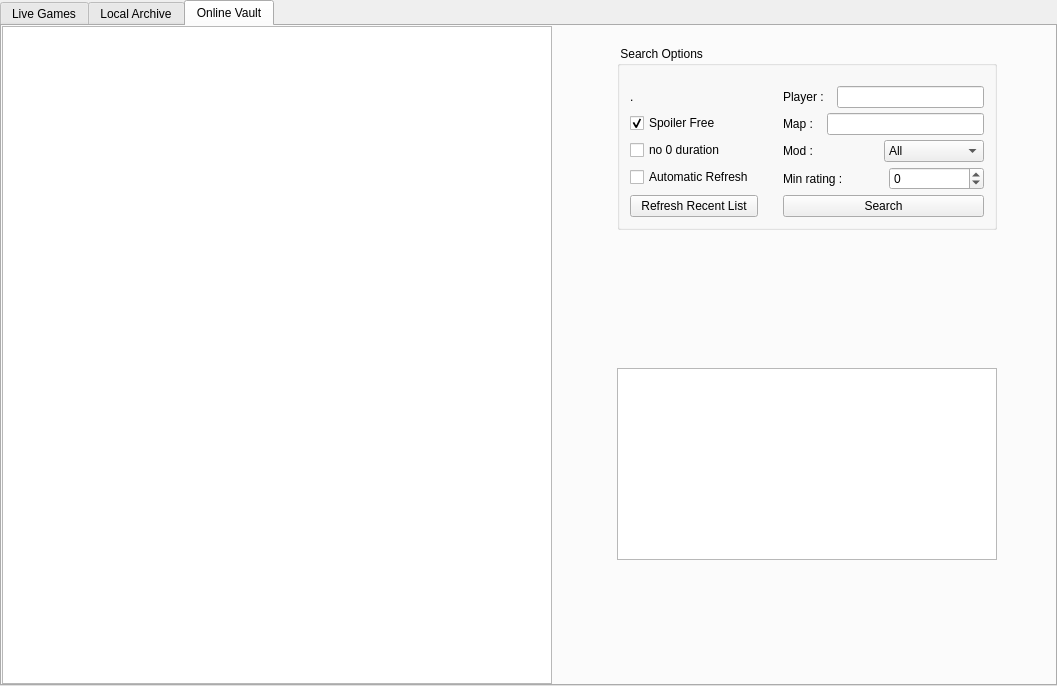
<?xml version="1.0" encoding="UTF-8"?>
<ui version="4.0">
 <class>topTabs</class>
 <widget class="QTabWidget" name="topTabs">
  <property name="geometry">
   <rect>
    <x>0</x>
    <y>0</y>
    <width>1057</width>
    <height>686</height>
   </rect>
  </property>
  <property name="windowTitle">
   <string>TabWidget</string>
  </property>
  <property name="currentIndex">
   <number>2</number>
  </property>
  <widget class="QWidget" name="liveTab">
   <attribute name="title">
    <string>Live Games</string>
   </attribute>
   <layout class="QGridLayout" name="gridLayout">
    <property name="margin">
     <number>0</number>
    </property>
    <item row="0" column="0">
     <widget class="QTreeWidget" name="liveTree">
      <property name="focusPolicy">
       <enum>Qt::NoFocus</enum>
      </property>
      <property name="selectionMode">
       <enum>QAbstractItemView::NoSelection</enum>
      </property>
      <property name="iconSize">
       <size>
        <width>32</width>
        <height>32</height>
       </size>
      </property>
      <property name="verticalScrollMode">
       <enum>QAbstractItemView::ScrollPerPixel</enum>
      </property>
      <property name="rootIsDecorated">
       <bool>false</bool>
      </property>
      <property name="sortingEnabled">
       <bool>true</bool>
      </property>
      <property name="allColumnsShowFocus">
       <bool>true</bool>
      </property>
      <property name="columnCount">
       <number>3</number>
      </property>
      <attribute name="headerVisible">
       <bool>false</bool>
      </attribute>
      <attribute name="headerDefaultSectionSize">
       <number>32</number>
      </attribute>
      <attribute name="headerStretchLastSection">
       <bool>false</bool>
      </attribute>
      <column>
       <property name="text">
        <string notr="true">1</string>
       </property>
      </column>
      <column>
       <property name="text">
        <string notr="true">2</string>
       </property>
      </column>
      <column>
       <property name="text">
        <string notr="true">3</string>
       </property>
      </column>
     </widget>
    </item>
   </layout>
  </widget>
  <widget class="QWidget" name="localTab">
   <attribute name="title">
    <string>Local Archive</string>
   </attribute>
   <layout class="QGridLayout" name="gridLayout_2">
    <property name="margin">
     <number>0</number>
    </property>
    <item row="0" column="0">
     <widget class="QTreeWidget" name="myTree">
      <property name="focusPolicy">
       <enum>Qt::NoFocus</enum>
      </property>
      <property name="alternatingRowColors">
       <bool>false</bool>
      </property>
      <property name="selectionMode">
       <enum>QAbstractItemView::NoSelection</enum>
      </property>
      <property name="selectionBehavior">
       <enum>QAbstractItemView::SelectRows</enum>
      </property>
      <property name="iconSize">
       <size>
        <width>32</width>
        <height>32</height>
       </size>
      </property>
      <property name="verticalScrollMode">
       <enum>QAbstractItemView::ScrollPerPixel</enum>
      </property>
      <property name="horizontalScrollMode">
       <enum>QAbstractItemView::ScrollPerPixel</enum>
      </property>
      <property name="rootIsDecorated">
       <bool>false</bool>
      </property>
      <property name="sortingEnabled">
       <bool>true</bool>
      </property>
      <property name="wordWrap">
       <bool>false</bool>
      </property>
      <property name="columnCount">
       <number>4</number>
      </property>
      <attribute name="headerVisible">
       <bool>false</bool>
      </attribute>
      <attribute name="headerDefaultSectionSize">
       <number>32</number>
      </attribute>
      <attribute name="headerStretchLastSection">
       <bool>false</bool>
      </attribute>
      <column>
       <property name="text">
        <string notr="true">1</string>
       </property>
      </column>
      <column>
       <property name="text">
        <string notr="true">2</string>
       </property>
      </column>
      <column>
       <property name="text">
        <string notr="true">3</string>
       </property>
      </column>
      <column>
       <property name="text">
        <string notr="true">4</string>
       </property>
      </column>
     </widget>
    </item>
   </layout>
  </widget>
  <widget class="QWidget" name="onlineTab">
   <attribute name="title">
    <string>Online Vault</string>
   </attribute>
   <layout class="QGridLayout" name="gridLayout_4">
    <property name="margin">
     <number>0</number>
    </property>
    <item row="3" column="1">
     <widget class="QWidget" name="widget_2" native="true">
      <property name="sizePolicy">
       <sizepolicy hsizetype="Preferred" vsizetype="Preferred">
        <horstretch>0</horstretch>
        <verstretch>1</verstretch>
       </sizepolicy>
      </property>
      <property name="minimumSize">
       <size>
        <width>400</width>
        <height>200</height>
       </size>
      </property>
      <layout class="QGridLayout" name="gridLayout_3">
       <item row="2" column="1">
        <spacer name="verticalSpacer_4">
         <property name="orientation">
          <enum>Qt::Vertical</enum>
         </property>
         <property name="sizeHint" stdset="0">
          <size>
           <width>0</width>
           <height>5</height>
          </size>
         </property>
        </spacer>
       </item>
       <item row="0" column="1">
        <spacer name="verticalSpacer_3">
         <property name="orientation">
          <enum>Qt::Vertical</enum>
         </property>
         <property name="sizeHint" stdset="0">
          <size>
           <width>0</width>
           <height>10</height>
          </size>
         </property>
        </spacer>
       </item>
       <item row="1" column="2">
        <spacer name="horizontalSpacer_3">
         <property name="orientation">
          <enum>Qt::Horizontal</enum>
         </property>
         <property name="sizeHint" stdset="0">
          <size>
           <width>10</width>
           <height>0</height>
          </size>
         </property>
        </spacer>
       </item>
       <item row="1" column="0">
        <spacer name="horizontalSpacer_4">
         <property name="orientation">
          <enum>Qt::Horizontal</enum>
         </property>
         <property name="sizeHint" stdset="0">
          <size>
           <width>10</width>
           <height>0</height>
          </size>
         </property>
        </spacer>
       </item>
       <item row="1" column="1">
        <widget class="QTextBrowser" name="replayInfos">
         <property name="sizePolicy">
          <sizepolicy hsizetype="Minimum" vsizetype="Minimum">
           <horstretch>0</horstretch>
           <verstretch>0</verstretch>
          </sizepolicy>
         </property>
         <property name="minimumSize">
          <size>
           <width>380</width>
           <height>180</height>
          </size>
         </property>
         <property name="sizeIncrement">
          <size>
           <width>0</width>
           <height>0</height>
          </size>
         </property>
         <property name="baseSize">
          <size>
           <width>0</width>
           <height>0</height>
          </size>
         </property>
         <property name="frameShadow">
          <enum>QFrame::Plain</enum>
         </property>
         <property name="verticalScrollBarPolicy">
          <enum>Qt::ScrollBarAlwaysOff</enum>
         </property>
         <property name="textInteractionFlags">
          <set>Qt::TextSelectableByMouse</set>
         </property>
         <property name="openExternalLinks">
          <bool>true</bool>
         </property>
        </widget>
       </item>
      </layout>
     </widget>
    </item>
    <item row="2" column="1">
     <widget class="QWidget" name="widget" native="true">
      <property name="sizePolicy">
       <sizepolicy hsizetype="MinimumExpanding" vsizetype="MinimumExpanding">
        <horstretch>0</horstretch>
        <verstretch>0</verstretch>
       </sizepolicy>
      </property>
      <property name="minimumSize">
       <size>
        <width>400</width>
        <height>200</height>
       </size>
      </property>
      <property name="sizeIncrement">
       <size>
        <width>0</width>
        <height>0</height>
       </size>
      </property>
      <layout class="QGridLayout" name="gridLayout_5">
       <item row="1" column="0">
        <spacer name="horizontalSpacer">
         <property name="orientation">
          <enum>Qt::Horizontal</enum>
         </property>
         <property name="sizeHint" stdset="0">
          <size>
           <width>10</width>
           <height>0</height>
          </size>
         </property>
        </spacer>
       </item>
       <item row="1" column="2">
        <spacer name="horizontalSpacer_2">
         <property name="orientation">
          <enum>Qt::Horizontal</enum>
         </property>
         <property name="sizeType">
          <enum>QSizePolicy::Expanding</enum>
         </property>
         <property name="sizeHint" stdset="0">
          <size>
           <width>10</width>
           <height>0</height>
          </size>
         </property>
        </spacer>
       </item>
       <item row="0" column="1">
        <spacer name="verticalSpacer">
         <property name="orientation">
          <enum>Qt::Vertical</enum>
         </property>
         <property name="sizeHint" stdset="0">
          <size>
           <width>0</width>
           <height>5</height>
          </size>
         </property>
        </spacer>
       </item>
       <item row="2" column="1">
        <spacer name="verticalSpacer_2">
         <property name="orientation">
          <enum>Qt::Vertical</enum>
         </property>
         <property name="sizeHint" stdset="0">
          <size>
           <width>0</width>
           <height>5</height>
          </size>
         </property>
        </spacer>
       </item>
       <item row="1" column="1">
        <widget class="QGroupBox" name="groupBox">
         <property name="sizePolicy">
          <sizepolicy hsizetype="Minimum" vsizetype="Minimum">
           <horstretch>0</horstretch>
           <verstretch>0</verstretch>
          </sizepolicy>
         </property>
         <property name="minimumSize">
          <size>
           <width>380</width>
           <height>180</height>
          </size>
         </property>
         <property name="maximumSize">
          <size>
           <width>16777215</width>
           <height>16777215</height>
          </size>
         </property>
         <property name="title">
          <string> Search Options</string>
         </property>
         <property name="alignment">
          <set>Qt::AlignLeading|Qt::AlignLeft|Qt::AlignTop</set>
         </property>
         <property name="flat">
          <bool>true</bool>
         </property>
         <layout class="QFormLayout" name="formLayout">
          <property name="fieldGrowthPolicy">
           <enum>QFormLayout::AllNonFixedFieldsGrow</enum>
          </property>
          <property name="rowWrapPolicy">
           <enum>QFormLayout::DontWrapRows</enum>
          </property>
          <property name="horizontalSpacing">
           <number>25</number>
          </property>
          <property name="verticalSpacing">
           <number>5</number>
          </property>
          <property name="leftMargin">
           <number>10</number>
          </property>
          <property name="topMargin">
           <number>20</number>
          </property>
          <property name="rightMargin">
           <number>10</number>
          </property>
          <property name="bottomMargin">
           <number>10</number>
          </property>
          <item row="0" column="1">
           <layout class="QHBoxLayout" name="horizontalLayout">
            <property name="spacing">
             <number>10</number>
            </property>
            <item>
             <widget class="QLabel" name="label">
              <property name="autoFillBackground">
               <bool>false</bool>
              </property>
              <property name="styleSheet">
               <string notr="true"/>
              </property>
              <property name="text">
               <string>Player : </string>
              </property>
             </widget>
            </item>
            <item>
             <widget class="QLineEdit" name="playerName"/>
            </item>
           </layout>
          </item>
          <item row="2" column="0">
           <widget class="QCheckBox" name="spoilerCheckbox">
            <property name="sizePolicy">
             <sizepolicy hsizetype="Fixed" vsizetype="Fixed">
              <horstretch>0</horstretch>
              <verstretch>0</verstretch>
             </sizepolicy>
            </property>
            <property name="minimumSize">
             <size>
              <width>80</width>
              <height>20</height>
             </size>
            </property>
            <property name="text">
             <string>Spoiler Free</string>
            </property>
            <property name="checked">
             <bool>true</bool>
            </property>
           </widget>
          </item>
          <item row="2" column="1">
           <layout class="QHBoxLayout" name="horizontalLayout_2">
            <property name="spacing">
             <number>10</number>
            </property>
            <item>
             <widget class="QLabel" name="label_2">
              <property name="autoFillBackground">
               <bool>false</bool>
              </property>
              <property name="styleSheet">
               <string notr="true"/>
              </property>
              <property name="text">
               <string>Map : </string>
              </property>
             </widget>
            </item>
            <item>
             <widget class="QLineEdit" name="mapName"/>
            </item>
           </layout>
          </item>
          <item row="3" column="1">
           <layout class="QHBoxLayout" name="horizontalLayout_3">
            <property name="spacing">
             <number>10</number>
            </property>
            <item>
             <widget class="QLabel" name="label_3">
              <property name="autoFillBackground">
               <bool>false</bool>
              </property>
              <property name="styleSheet">
               <string notr="true"/>
              </property>
              <property name="text">
               <string>Mod : </string>
              </property>
             </widget>
            </item>
            <item>
             <widget class="QComboBox" name="modList">
              <property name="sizePolicy">
               <sizepolicy hsizetype="Preferred" vsizetype="Preferred">
                <horstretch>0</horstretch>
                <verstretch>0</verstretch>
               </sizepolicy>
              </property>
              <property name="minimumSize">
               <size>
                <width>100</width>
                <height>0</height>
               </size>
              </property>
              <property name="maxVisibleItems">
               <number>50</number>
              </property>
              <item>
               <property name="text">
                <string>All</string>
               </property>
              </item>
             </widget>
            </item>
           </layout>
          </item>
          <item row="4" column="1">
           <layout class="QHBoxLayout" name="horizontalLayout_4">
            <property name="spacing">
             <number>10</number>
            </property>
            <item>
             <widget class="QLabel" name="label_4">
              <property name="autoFillBackground">
               <bool>false</bool>
              </property>
              <property name="styleSheet">
               <string notr="true"/>
              </property>
              <property name="text">
               <string>Min rating : </string>
              </property>
             </widget>
            </item>
            <item>
             <widget class="QSpinBox" name="minRating">
              <property name="minimumSize">
               <size>
                <width>50</width>
                <height>0</height>
               </size>
              </property>
              <property name="styleSheet">
               <string notr="true"/>
              </property>
              <property name="minimum">
               <number>-200</number>
              </property>
              <property name="maximum">
               <number>3000</number>
              </property>
              <property name="singleStep">
               <number>100</number>
              </property>
             </widget>
            </item>
           </layout>
          </item>
          <item row="5" column="0">
           <widget class="QPushButton" name="RefreshResetButton">
            <property name="minimumSize">
             <size>
              <width>128</width>
              <height>0</height>
             </size>
            </property>
            <property name="text">
             <string>Refresh Recent List</string>
            </property>
           </widget>
          </item>
          <item row="5" column="1">
           <widget class="QPushButton" name="searchButton">
            <property name="text">
             <string>Search</string>
            </property>
           </widget>
          </item>
          <item row="4" column="0">
           <widget class="QCheckBox" name="automaticCheckbox">
            <property name="sizePolicy">
             <sizepolicy hsizetype="Fixed" vsizetype="Fixed">
              <horstretch>0</horstretch>
              <verstretch>0</verstretch>
             </sizepolicy>
            </property>
            <property name="minimumSize">
             <size>
              <width>80</width>
              <height>20</height>
             </size>
            </property>
            <property name="toolTip">
             <string>reloads recent Replays on Tab reentry&lt;br&gt;'...same as it ever was ... same as it ever was'</string>
            </property>
            <property name="text">
             <string>Automatic Refresh</string>
            </property>
            <property name="checked">
             <bool>false</bool>
            </property>
           </widget>
          </item>
          <item row="3" column="0">
           <widget class="QCheckBox" name="zeroCheckbox">
            <property name="text">
             <string>no 0 duration</string>
            </property>
           </widget>
          </item>
          <item row="0" column="0">
           <widget class="QLabel" name="searchInfoLabel">
            <property name="minimumSize">
             <size>
              <width>50</width>
              <height>0</height>
             </size>
            </property>
            <property name="text">
             <string>.</string>
            </property>
           </widget>
          </item>
         </layout>
        </widget>
       </item>
      </layout>
      <zorder>groupBox</zorder>
      <zorder>horizontalSpacer</zorder>
      <zorder>verticalSpacer</zorder>
      <zorder>verticalSpacer_2</zorder>
      <zorder>horizontalSpacer_2</zorder>
     </widget>
    </item>
    <item row="1" column="0" rowspan="4">
     <widget class="QTreeWidget" name="onlineTree">
      <property name="sizePolicy">
       <sizepolicy hsizetype="MinimumExpanding" vsizetype="Expanding">
        <horstretch>0</horstretch>
        <verstretch>0</verstretch>
       </sizepolicy>
      </property>
      <property name="minimumSize">
       <size>
        <width>550</width>
        <height>0</height>
       </size>
      </property>
      <property name="maximumSize">
       <size>
        <width>550</width>
        <height>16777215</height>
       </size>
      </property>
      <property name="sizeIncrement">
       <size>
        <width>50</width>
        <height>0</height>
       </size>
      </property>
      <property name="sortingEnabled">
       <bool>true</bool>
      </property>
      <property name="columnCount">
       <number>2</number>
      </property>
      <attribute name="headerVisible">
       <bool>false</bool>
      </attribute>
      <attribute name="headerDefaultSectionSize">
       <number>200</number>
      </attribute>
      <attribute name="headerMinimumSectionSize">
       <number>200</number>
      </attribute>
      <column>
       <property name="text">
        <string>New Column</string>
       </property>
      </column>
      <column>
       <property name="text">
        <string>New Column</string>
       </property>
      </column>
     </widget>
    </item>
   </layout>
  </widget>
 </widget>
 <resources/>
 <connections/>
</ui>
